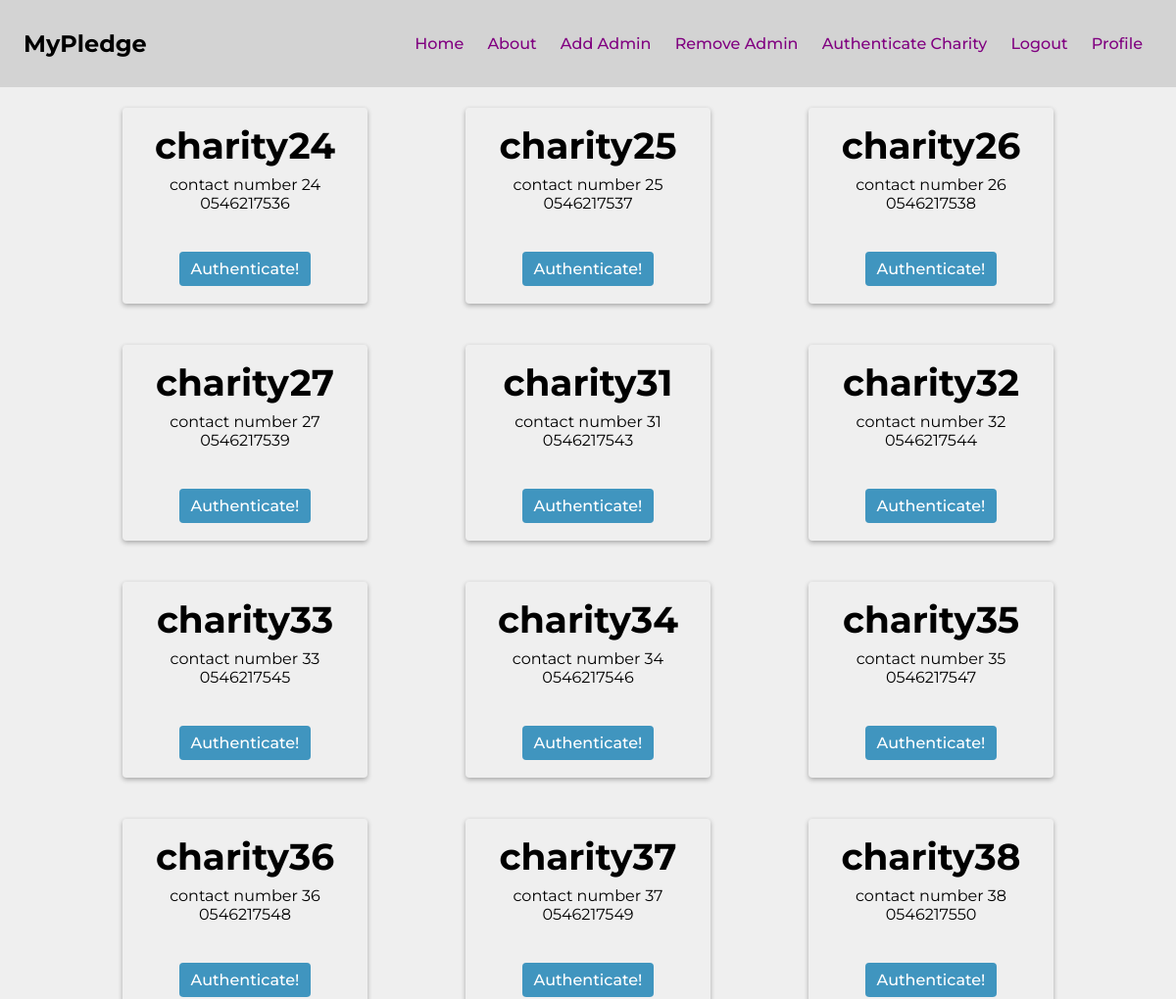
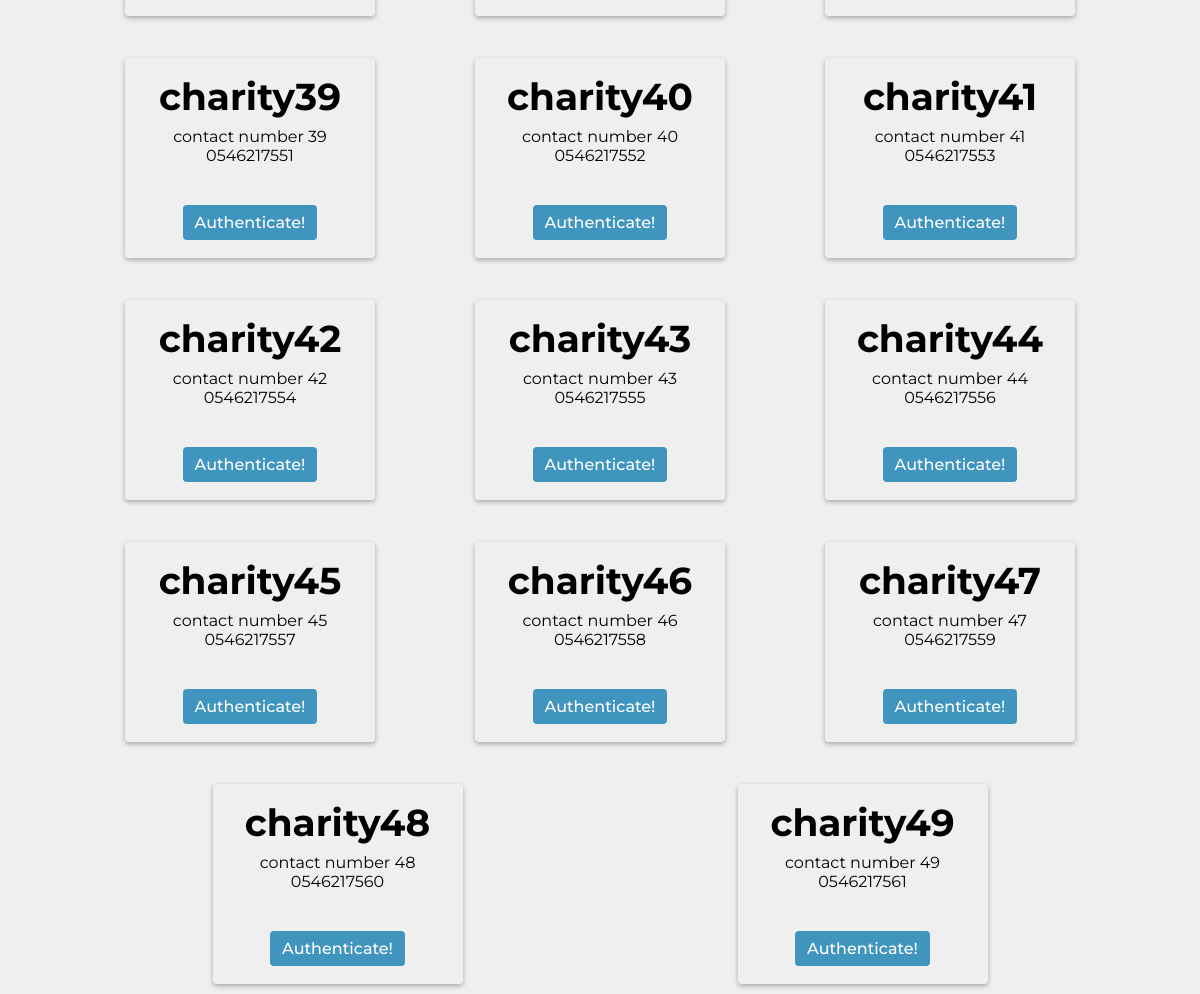
Page /donor/authenticate_charity (signed in) on the committed database (2 pictures, top to bottom).
### app/models.py (models this page shows, shortened)
class Charity(db.Model, UserMixin):
    id               = Column(Integer, primary_key=True, autoincrement=False, unique=True)
    charity_name     = Column(String(64), nullable=False)
    address          = Column(String(64), nullable=False)
    zip_code         = Column(String(64), nullable=False)
    phone            = Column(String(64), nullable=False)
    website          = Column(String(64))
    email            = Column(String(64), nullable=False, unique=True)
    password         = Column(String(64), nullable=False)
    contact_name     = Column(String(64))
    contact_cell     = Column(String(64), unique=True)
    contact_position = Column(String(64))
    bank             = Column(String(64), nullable=False)
    account_number   = Column(String(64), nullable=False)
    balance          = Column(Float, default=0)
    home_page_text   = Column(String(200), default='')
    description      = Column(Text, default='')
    authenticated    = Column(Boolean, default=False)
    receipts         = db.relationship('Receipt', backref='charity', lazy='dynamic')
    pledges         = db.relationship('Pledge', backref='charity', lazy='dynamic')
    donations       = db.relationship('Donation', backref='charity', lazy='dynamic')

### app/donor/routes.py (the view)
@donor.route('authenticate_charity', methods=('GET', 'POST'))
@login_required
def authenticate_charity():
    charities_to_be_confirmed = Charity.query.filter_by(authenticated=False).all()
    return render_template('authenticate_charity.html',
                           charities_to_be_confirmed=charities_to_be_confirmed)

### app/__init__.py (called while the page is built)
def create_app():
    app = Flask(__name__)
    app.config.from_object(Config)
    db.init_app(app)
    migrate.init_app(app,db)
    login_manager.init_app(app)
    mail.init_app(app)
    scheduler.init_app(app)
    scheduler.start()
    from app.models import Donor, Charity
    @login_manager.user_loader
    def load_user(user_id):
        donor = Donor.query.get(user_id)
        charity = Charity.query.get(user_id)
        if donor:
            return donor
        elif charity:
            return charity
        else:
            return None
    login_manager.login_view = 'main.login_donor'
    from app.donor import donor
    from app.organization import organization
    from app.main import main
    app.register_blueprint(main)
    app.register_blueprint(donor)
    app.register_blueprint(organization)
    return app

### app/donor/templates/authenticate_charity.html (shortened to what this page needs)
{% extends 'base.html' %}
{% block content %}
    <div class="card-container">
        {% if not charities_to_be_confirmed %}
            <h1>There are no charities to be confirmed</h1>
        {% else %}
            {% if current_user.admin == True %}
                {% for charity in charities_to_be_confirmed %}
                    <div class="card card-auth">
                        <div class="card-header">
                            <h3>{{ charity.charity_name }} </h3>
                        </div>
                        <div class="card-body">
                            <p>{{ charity.contact_name }}</p>
                            <p>{{ charity.contact_cell }}</p>
                        </div>
                        <div class="card-footer">
                            <a href="{{ url_for('organization.authentication_details', charity_id=charity.id) }}" class="btn-donate">Authenticate!</a>
                        </div>
                    </div>
                {% endfor %}
            {% endif %}
        {% endif %}
    </div>
{% endblock content %}

### app/static/main.css (style rules this page uses)
html { width: 100%; }
* { border:0; margin:0; padding: 0; box-sizing: border-box; font-family: "Montserrat", sans-serif; }
body { background: #EFEFEF; display: flex; flex-direction: column; align-items: center; justify-content: flex-start; }
a { font-weight: 500; font-size: 16px; text-decoration: none; list-style: none; padding: 0px 10px; color: purple }
.card-container { display: flex; flex-wrap: wrap; justify-content: space-around; align-items: center; max-width: 1050px; text-align: center; }
.card { padding: 1rem; margin: 2%; width: 300px; height: 270px; overflow: auto; display: flex; flex-direction: column; box-shadow: 0 2px 5px 0 rgba(0, 0, 0, .3); border-radius: .25rem; }
.card-header { font-size: 2rem; margin-bottom: .5rem; text-align: center; }
.card-body { overflow: hidden; }
.card-footer { margin-top: auto; margin-bottom: 10px; text-align: center; }
.card-auth { height: 200px; width: 250px; }
.btn-donate { border:none; background: hsl(200, 50%, 50%); color: white; border-radius: .25em; padding: .5em .75em; cursor: pointer; }

### rows in the picture
Charity: charity_name "charity24", contact_name "contact number 24", contact_cell "0546217536"
Charity: charity_name "charity25", contact_name "contact number 25", contact_cell "0546217537"
Charity: charity_name "charity26", contact_name "contact number 26", contact_cell "0546217538"
Charity: charity_name "charity27", contact_name "contact number 27", contact_cell "0546217539"
Charity: charity_name "charity31", contact_name "contact number 31", contact_cell "0546217543"
Charity: charity_name "charity32", contact_name "contact number 32", contact_cell "0546217544"
Charity: charity_name "charity33", contact_name "contact number 33", contact_cell "0546217545"
Charity: charity_name "charity34", contact_name "contact number 34", contact_cell "0546217546"
Charity: charity_name "charity35", contact_name "contact number 35", contact_cell "0546217547"
Charity: charity_name "charity36", contact_name "contact number 36", contact_cell "0546217548"
Charity: charity_name "charity37", contact_name "contact number 37", contact_cell "0546217549"
Charity: charity_name "charity38", contact_name "contact number 38", contact_cell "0546217550"
Charity: charity_name "charity39", contact_name "contact number 39", contact_cell "0546217551"
Charity: charity_name "charity40", contact_name "contact number 40", contact_cell "0546217552"
Charity: charity_name "charity41", contact_name "contact number 41", contact_cell "0546217553"
Charity: charity_name "charity42", contact_name "contact number 42", contact_cell "0546217554"
Charity: charity_name "charity43", contact_name "contact number 43", contact_cell "0546217555"
Charity: charity_name "charity44", contact_name "contact number 44", contact_cell "0546217556"
Charity: charity_name "charity45", contact_name "contact number 45", contact_cell "0546217557"
Charity: charity_name "charity46", contact_name "contact number 46", contact_cell "0546217558"
Charity: charity_name "charity47", contact_name "contact number 47", contact_cell "0546217559"
Charity: charity_name "charity48", contact_name "contact number 48", contact_cell "0546217560"
Charity: charity_name "charity49", contact_name "contact number 49", contact_cell "0546217561"
